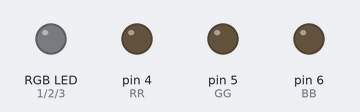
Recording of a sketch running on a simulated Arduino Uno, built with avr-gcc and run on an emulated ATmega328P. On the bench: an RGB LED mixed from three pins (HIGH = lit), output pins drawn as LEDs (lit = HIGH).

Above: at 1.0 s.
At 5.0 s:
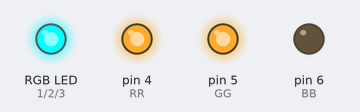
At 7.0 s:
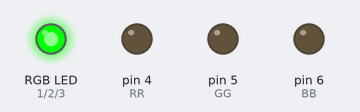
At 9.0 s:
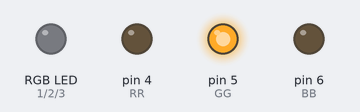
At 13.0 s:
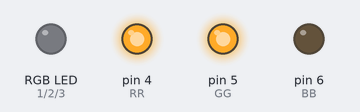
At 17.0 s:
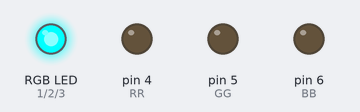
Timing chart, 0 to 18.2 s (numbered marks = the images above):
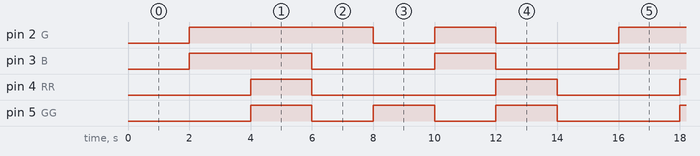

The sketch:

01_RGB_-_AC2.ino
```cpp
/* SANDRA G MIGUEL  AC2 -IOT*/
const int R = 1;
const int G = 2;
const int B = 3;
const int RR = 4;
const int GG = 5;
const int BB = 6;

void setup(){
    pinMode(R, OUTPUT);
    pinMode(G, OUTPUT);
    pinMode(B, OUTPUT);
    pinMode(RR, OUTPUT);
    pinMode(GG, OUTPUT);
    pinMode(BB, OUTPUT);
}
void loop(){
    /* TEMPO0 */
        /* BRANCO */
    digitalWrite(R, LOW);
    digitalWrite(G, LOW);
    digitalWrite(B, LOW);
            /* BRANCO */
    digitalWrite(RR, LOW);
    digitalWrite(GG, LOW);
    digitalWrite(BB, LOW);
    delay(2000);
    /* TEMPO2 */
            /* VERMELHO */
    digitalWrite(R, LOW);
    digitalWrite(G, HIGH);
    digitalWrite(B, HIGH);
                /* BRANCO */
    digitalWrite(RR, LOW);
    digitalWrite(GG, LOW);
    digitalWrite(BB, LOW);
    delay(2000);
    /* TEMPO4 */
            /* BRANCO */
    digitalWrite(R, LOW);
    digitalWrite(G, HIGH);
    digitalWrite(B, HIGH);
                /* AZUL */
    digitalWrite(RR, HIGH);
    digitalWrite(GG, HIGH);
    digitalWrite(BB, LOW);
    delay(2000);
    /* TEMPO6 */
            /* VERDE */
    digitalWrite(R, LOW);
    digitalWrite(G, HIGH);
    digitalWrite(B, LOW);
                /* BRANCO */
    digitalWrite(RR, LOW);
    digitalWrite(GG, LOW);
    digitalWrite(BB, LOW);
    delay(2000);
    /* TEMPO8 */
            /* BRANCO */
    digitalWrite(R, LOW);
    digitalWrite(G, LOW);
    digitalWrite(B, LOW);
                /* LILÁS */
    digitalWrite(RR, LOW);
    digitalWrite(GG, HIGH);
    digitalWrite(BB, LOW);
    delay(2000);
    /* TEMPO10 */
            /* AZUL CLARO */
    digitalWrite(R, LOW);
    digitalWrite(G, HIGH);
    digitalWrite(B, HIGH);
            /* BRANCO */
    digitalWrite(RR, LOW);
    digitalWrite(GG, LOW);
    digitalWrite(BB, LOW);
    delay(2000);
      /* TEMPO12 */
            /* BRANCO */
    digitalWrite(R, LOW);
    digitalWrite(G, LOW);
    digitalWrite(B, LOW);
    /* AMARELO */
    digitalWrite(RR, HIGH);
    digitalWrite(GG, HIGH);
    digitalWrite(BB, LOW);
    delay(2000);
}
```

Measured:
- by itself, pin 2 (G): repeats every 14.0 s: LOW 2.0 s, HIGH 2.0 s, LOW 4.0 s, HIGH 6.0 s
- by itself, pin 3 (B): repeats every 14.0 s: LOW 4.0 s, HIGH 2.0 s, LOW 4.0 s, HIGH 4.0 s
- by itself, pin 4 (RR): repeats every 14.0 s: LOW 6.0 s, HIGH 2.0 s, LOW 4.0 s, HIGH 2.0 s
- by itself, pin 5 (GG): repeats every 14.0 s: 2 × (LOW 2.0 s, HIGH 2.0 s), LOW 4.0 s, HIGH 2.0 s
